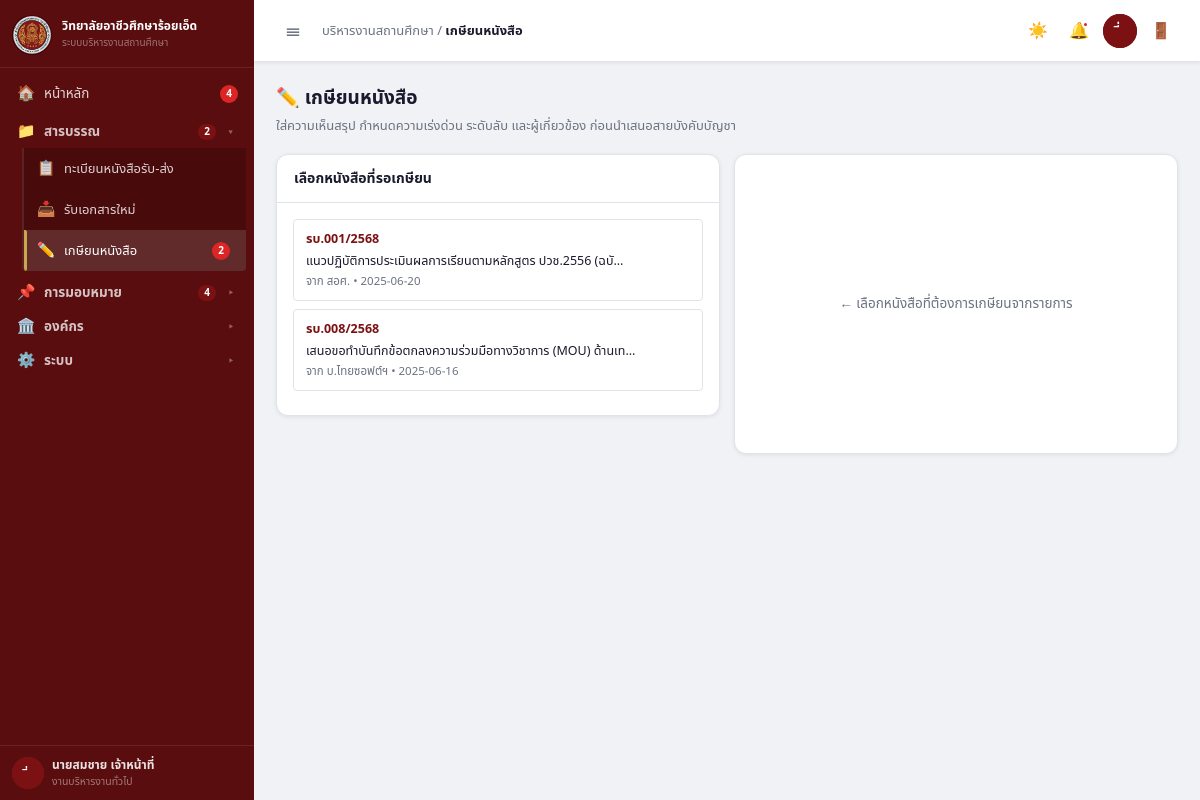
The app's page /?page=annotate (signed in) with its own data.
### tables this page shows
CREATE TABLE IF NOT EXISTS users (
  id         INT UNSIGNED AUTO_INCREMENT PRIMARY KEY,
  username   VARCHAR(50)  NOT NULL UNIQUE,
  password   VARCHAR(255) NOT NULL,
  name       VARCHAR(100) NOT NULL,
  nickname   VARCHAR(50)  DEFAULT '',
  title      VARCHAR(100) DEFAULT '',
  role       ENUM('admin','director','deputy','head','dept_head','teacher','staff') NOT NULL DEFAULT 'staff',
  dept       VARCHAR(150) DEFAULT '',
  active     TINYINT(1)   NOT NULL DEFAULT 1,
  email      VARCHAR(150) DEFAULT '',
  avatar     VARCHAR(255) DEFAULT '',
  created_at TIMESTAMP    NOT NULL DEFAULT CURRENT_TIMESTAMP
);

CREATE TABLE IF NOT EXISTS documents_in (
  id              INT UNSIGNED AUTO_INCREMENT PRIMARY KEY,
  doc_number      VARCHAR(40)  NOT NULL UNIQUE,
  received_date   DATE         NOT NULL,
  from_org        VARCHAR(250) NOT NULL,
  from_short      VARCHAR(80)  DEFAULT '',
  subject         TEXT         NOT NULL,
  doc_type        ENUM('ราชการ','เอกชน','บุคคล') NOT NULL DEFAULT 'ราชการ',
  pages           SMALLINT     DEFAULT 0,
  urgency         ENUM('normal','urgent','critical') NOT NULL DEFAULT 'normal',
  secrecy         ENUM('none','secret','top_secret') NOT NULL DEFAULT 'none',
  status          ENUM('pending_annotation','pending_deputy','pending_director','assigned','in_progress','done','blocked') NOT NULL DEFAULT 'pending_annotation',
  file_path       VARCHAR(500) DEFAULT NULL,
  annotation      TEXT         DEFAULT NULL,
  deputy_note     TEXT         DEFAULT NULL,
  director_note   TEXT         DEFAULT NULL,
  reply_text      TEXT         DEFAULT NULL,
  created_by      INT UNSIGNED DEFAULT NULL,
  created_at      TIMESTAMP    NOT NULL DEFAULT CURRENT_TIMESTAMP,
  updated_at      TIMESTAMP    NOT NULL DEFAULT CURRENT_TIMESTAMP ON UPDATE CURRENT_TIMESTAMP,
  FOREIGN KEY (created_by) REFERENCES users(id) ON DELETE SET NULL
);

### includes/db.php (called while the page is built, shortened)
<?php
function db(): PDO {
    static $pdo = null;
    if ($pdo === null) {
        $dsn = 'mysql:host=' . DB_HOST . ';port=' . DB_PORT . ';dbname=' . DB_NAME . ';charset=' . DB_CHARSET;
        $pdo = new PDO($dsn, DB_USER, DB_PASS, [
            PDO::ATTR_ERRMODE            => PDO::ERRMODE_EXCEPTION,
            PDO::ATTR_DEFAULT_FETCH_MODE => PDO::FETCH_ASSOC,
            PDO::ATTR_EMULATE_PREPARES   => false,
        ]);
    }
    return $pdo;
}
function query(string $sql, array $params = []): PDOStatement {
    $stmt = db()->prepare($sql);
    $stmt->execute($params);
    return $stmt;
}
function fetchAll(string $sql, array $params = []): array {
    return query($sql, $params)->fetchAll();
}
function fetchOne(string $sql, array $params = []): array|false {
    return query($sql, $params)->fetch();
}
function fetchValue(string $sql, array $params = []): mixed {
    return query($sql, $params)->fetchColumn();
}

### includes/auth.php (called while the page is built, shortened)
<?php
require_once __DIR__ . '/db.php';
function current_user(): array|false {
    return fetchOne('SELECT * FROM users WHERE id=? AND active=1', [$_SESSION['user_id']]);
}
function require_auth(): array {
    $user = current_user();
    return $user;
}

### pages/annotate.php (the view, shortened to what this page needs)
<?php
require_once __DIR__ . '/../includes/db.php';
require_once __DIR__ . '/../includes/functions.php';
$selId = (int)($_GET['id'] ?? 0);
$pending = fetchAll("SELECT * FROM documents_in WHERE status='pending_annotation' ORDER BY received_date DESC, id DESC");
$sel = $selId ? fetchOne('SELECT * FROM documents_in WHERE id=?', [$selId]) : null;
$DEPTS = ['ฝ่ายบริหารทรัพยากร','ฝ่ายยุทธศาสตร์และแผนงาน','ฝ่ายกิจการนักเรียน นักศึกษา','ฝ่ายวิชาการ',
          'งานบริหารงานทั่วไป','งานการเงิน','งานพัสดุ','งานทะเบียน'];
?>
<div class="pgh">
  <div class="pgt">✏️ เกษียนหนังสือ</div>
  <div class="pgs">ใส่ความเห็นสรุป กำหนดความเร่งด่วน ระดับลับ และผู้เกี่ยวข้อง ก่อนนำเสนอสายบังคับบัญชา</div>
</div>
<div class="g2">
  <div class="fxc g4x">
    <div class="card">
      <div class="ch"><span class="ct">เลือกหนังสือที่รอเกษียน</span></div>
      <div class="cb">
        <?php if (empty($pending)): ?>
          <div class="empty">✅ ไม่มีหนังสือรอเกษียน</div>
        <?php else: foreach ($pending as $d): ?>
          <a href="/rvc.rts/?page=annotate&id=<?= (int)$d['id'] ?>"
             style="display:block;padding:10px 12px;border-radius:var(--r2);border:1.5px solid <?= $sel && $sel['id']==$d['id'] ? 'var(--p)':'var(--bd)' ?>;background:<?= $sel && $sel['id']==$d['id'] ? 'var(--pbg)':'transparent' ?>;cursor:pointer;margin-bottom:8px;text-decoration:none;">
            <div style="font-weight:600;font-size:12.5px;color:var(--p)"><?= e($d['doc_number']) ?></div>
            <div style="font-size:12.5px;margin-top:3px;color:var(--tx)"><?= e(mb_substr($d['subject'],0,55,'UTF-8')) . (mb_strlen($d['subject'],'UTF-8')>55?'…':'') ?></div>
            <div style="font-size:11.5px;color:var(--tx2);margin-top:2px">จาก <?= e($d['from_short']?:$d['from_org']) ?> • <?= e($d['received_date']) ?></div>
          </a>
        <?php endforeach; endif ?>
      </div>
    </div>
  </div>
  <?php if ($sel): ?>
  <div class="card">
    <div class="ch"><span class="ct">เกษียนหนังสือ — <?= e($sel['doc_number']) ?></span></div>
    <div class="cb">
      <div id="ann-ok" class="alrt ai mb3" style="display:none">✅ บันทึกเกษียนเรียบร้อย และส่งรองฯ ฝ่ายบริหารฯ แล้ว</div>
      <div class="fg">
        <label class="fl">ความเห็น / สรุปเรื่อง (เกษียน) <span class="req">*</span></label>
        <textarea class="fc" id="ann-txt" style="min-height:110px" placeholder="เรียน รองฯ ฝ่ายบริหารฯ — ..."></textarea>
      </div>
      <div class="g2">
        <div class="fg">
          <label class="fl">ความเร่งด่วน</label>
          <select class="fc" id="ann-urg">
            <option value="normal">ปกติ</option>
            <option value="urgent">เร่งด่วน (3 วัน)</option>
            <option value="critical">ด่วนที่สุด (2 วัน)</option>
          </select>
        </div>
        <div class="fg">
          <label class="fl">ระดับความลับ</label>
          <select class="fc" id="ann-sec">
            <option value="none">ไม่ลับ</option>
            <option value="secret">ลับ</option>
            <option value="top_secret">ลับที่สุด</option>
          </select>
        </div>
      </div>
      <div class="fg">
        <label class="fl">กำหนดผู้เกี่ยวข้อง (ฝ่าย/งาน)</label>
        <select class="fc" id="dept-select2">
          <option value="">-- เลือกฝ่าย/งาน --</option>
          <?php foreach ($DEPTS as $d): ?>
            <option value="<?= e($d) ?>"><?= e($d) ?></option>
          <?php endforeach ?>
        </select>
        <div class="chips mt3" id="dept-chips2"></div>
        <input type="hidden" id="f-depts2">
      </div>
      <div class="dv"></div>
      <div class="fx g3x" style="justify-content:flex-end">
        <a class="btn bg" href="/rvc.rts/?page=annotate">ยกเลิก</a>
        <button class="btn bp" onclick="saveAnnotation(<?= (int)$sel['id'] ?>)">📤 บันทึกและส่งรองฯ</button>
      </div>
    </div>
  </div>
  <?php else: ?>
  <div class="card" style="display:flex;align-items:center;justify-content:center;min-height:300px">
    <div class="empty">← เลือกหนังสือที่ต้องการเกษียนจากรายการ</div>
  </div>
  <?php endif ?>
</div>

### includes/layout.php (shortened to what this page needs)
<?php
require_once __DIR__ . '/functions.php';
function renderHead(string $title = ''): void {
    $appName = APP_NAME;
    $pageTitle = $title ? "$title — $appName" : $appName;
    echo <<<HTML
<!DOCTYPE html>
<html lang="th">
<head>
<meta charset="utf-8">
<meta name="viewport" content="width=device-width,initial-scale=1">
<title>{$pageTitle}</title>
<link rel="stylesheet" href="/rvc.rts/assets/css/app.css">
</head>
HTML;
}
function renderShell(array $user, string $page, string $pageTitle, callable $content): void {
    require_once __DIR__ . '/auth.php';
    renderHead($pageTitle);
    $logo = '/rvc.rts/project/uploads/logo-1782108162561.png';
    $schoolName = SCHOOL_NAME;
    $appName = APP_NAME;
    $avImg = avatarHtml($user, '32px', '11px');
    $avImgHdr = avatarHtml($user, '34px', '12px');
    $uname = e($user['name']);
    $udept = e($user['dept']);
    require_once __DIR__ . '/db.php';
    $annCount  = (int)fetchValue("SELECT COUNT(*) FROM documents_in WHERE status='pending_annotation'");
    $taskCount = (int)fetchValue("SELECT COUNT(*) FROM tasks WHERE status != 'done'");
    $navGroups = [
        ['📁', 'สารบรรณ', [
            ['register', '📋', 'ทะเบียนหนังสือรับ-ส่ง', null],
            ['newdoc',   '📥', 'รับเอกสารใหม่', null],
            ['annotate', '✏️', 'เกษียนหนังสือ', $annCount ?: null],
        ]],
        ['📌', 'การมอบหมาย', [
            ['route',  '📤', 'เสนอ / มอบหมาย', null],
            ['tasks',  '📊', 'ติดตามงาน', $taskCount ?: null],
            ['reply',  '↩️', 'เกษียนตอบ / รายงาน', null],
        ]],
        ['🏛️', 'องค์กร', [
            ['orgchart', '🏢', 'โครงสร้างองค์กร', null],
        ]],
        ['⚙️', 'ระบบ', array_values(array_filter([
            ['settings', '⚙️', 'ตั้งค่าระบบ', null],
            $user['role'] === 'admin' ? ['users',  '👥', 'จัดการผู้ใช้งาน', null] : null,
            $user['role'] === 'admin' ? ['import', '🔄', 'โอนข้อมูลบุคลากร', null] : null,
            $user['role'] === 'admin' ? ['admin',  '🔧', 'จัดการระบบ (Admin)', null] : null,
        ]))],
    ];
    echo <<<HTML
<body>
<div class="rts" data-theme="light">
<div class="wrap">
<aside class="sb" id="sidebar">
  <div class="sb-brand">
    <img class="sb-logo" src="{$logo}" alt="logo" onerror="this.style.display='none'">
    <div class="sb-txt">
      <div class="sb-name">{$schoolName}</div>
      <div class="sb-sub">{$appName}</div>
    </div>
  </div>
  <nav class="sb-nav">
HTML;
    $cls = $page === 'dashboard' ? 'si act' : 'si';
    $bdg = $taskCount ? "<span class=\"si-bdg\">{$taskCount}</span>" : '<span class="si-bdg"></span>';
    echo "<a class=\"{$cls}\" href=\"/rvc.rts/?page=dashboard\"><span class=\"si-ico\">🏠</span><span class=\"si-lbl\">หน้าหลัก</span>{$bdg}</a>\n";
    $gIdx = 0;
    foreach ($navGroups as [$gIcon, $groupName, $items]) {
        $groupActive = false;
        $groupBadgeTotal = 0;
        foreach ($items as [$key, $icon, $label, $badge]) {
            if ($page === $key) $groupActive = true;
            $groupBadgeTotal += (int)$badge;
        }
        $openAttr = $groupActive ? ' open' : '';
        $gId      = 'sg-' . $gIdx++;
        $gBdgHtml = $groupBadgeTotal ? "<span class=\"sg-bdg\">{$groupBadgeTotal}</span>" : '';
        echo "<details class=\"sb-grp\"{$openAttr} id=\"{$gId}\">\n";
        echo "  <summary class=\"sb-sec-toggle\">\n";
        echo "    <span class=\"sb-grp-ico\">{$gIcon}</span>\n";
        echo "    <span class=\"sb-sec-lbl\">" . e($groupName) . "</span>\n";
        echo "    {$gBdgHtml}\n";
        echo "    <span class=\"sb-chv\"></span>\n";
        echo "  </summary>\n";
        echo "  <div class=\"sb-grp-items\">\n";
        foreach ($items as [$key, $icon, $label, $badge]) {
            $cls     = $page === $key ? 'si act' : 'si';
            $bdgHtml = $badge ? "<span class=\"si-bdg\">{$badge}</span>" : '<span class="si-bdg"></span>';
            echo "    <a class=\"{$cls}\" href=\"/rvc.rts/?page={$key}\"><span class=\"si-ico\">{$icon}</span><span class=\"si-lbl\">" . e($label) . "</span>{$bdgHtml}</a>\n";
        }
        echo "  </div>\n";
        echo "</details>\n";
    }
    echo <<<HTML
  </nav>
  <div class="sb-foot">
    <div class="sb-av">{$avImg}</div>
    <div class="sb-ui">
      <div class="sb-uname">{$uname}</div>
      <div class="sb-urole">{$udept}</div>
    </div>
  </div>
</aside>
<div class="main" id="main-content">
  <header class="hdr">
    <div class="htgl" id="sb-toggle">☰</div>
    <div class="hbc">บริหารงานสถานศึกษา / <strong>{$pageTitle}</strong></div>
    <div class="hact">
      <button class="hbtn" id="theme-btn" title="เปลี่ยนธีม">☀️</button>
      <button class="hbtn" title="การแจ้งเตือน">🔔<span class="ndot"></span></button>
      <div class="uav" title="{$uname}">{$avImgHdr}</div>
      <button class="hbtn" onclick="openModal('logout-modal')" title="ออกจากระบบ">🚪</button>
    </div>
  </header>
  <div class="pg" id="page-content">
HTML;
    $content();
    echo <<<HTML
  </div>
</div>
</div>
</div>
<div id="toast"></div>
<div class="ov hidden" id="logout-modal">
  <div class="mdl" style="max-width:360px;text-align:center">
    <div class="mb" style="padding:32px 24px 20px">
      <div style="font-size:48px;margin-bottom:12px">🚪</div>
      <div style="font-size:16px;font-weight:700;margin-bottom:8px">ออกจากระบบ</div>
      <div style="font-size:13.5px;color:var(--tx2)">คุณต้องการออกจากระบบใช่หรือไม่?</div>
    </div>
    <div class="mf" style="justify-content:center;gap:12px">
      <button class="btn bg" onclick="closeModal('logout-modal')">ยกเลิก</button>
      <a class="btn ber" href="/rvc.rts/logout.php">ออกจากระบบ</a>
    </div>
  </div>
</div>
HTML;
    echo <<<HTML
<script src="https://cdnjs.cloudflare.com/ajax/libs/pdf.js/3.11.174/pdf.min.js"></script>
<script>if(window.pdfjsLib) pdfjsLib.GlobalWorkerOptions.workerSrc='https://cdnjs.cloudflare.com/ajax/libs/pdf.js/3.11.174/pdf.worker.min.js';</script>
<script src="/rvc.rts/assets/js/app.js"></script>
</body>
</html>
HTML;
}

### records on screen
users: name "นายสมชาย เจ้าหน้าที่", dept "งานบริหารงานทั่วไป"
documents_in: doc_number "รบ.001/2568", subject "แนวปฏิบัติการประเมินผลการเรียนตามหลักสูตร ปวช.2556 (ฉบั", from_short "สอศ.", received_date "2025-06-20"
documents_in: doc_number "รบ.008/2568", subject "เสนอขอทำบันทึกข้อตกลงความร่วมมือทางวิชาการ (MOU) ด้านเท", from_short "บ.ไทยซอฟต์ฯ", received_date "2025-06-16"

### other values on screen
$schoolName "วิทยาลัยอาชีวศึกษาร้อยเอ็ด"
$appName "ระบบบริหารงานสถานศึกษา"
$taskCount "4"
$gIcon "📁"
$groupName "สารบรรณ"
$groupBadgeTotal "2"
$icon "📋"
$label "ทะเบียนหนังสือรับ-ส่ง"
$icon "📥"
$label "รับเอกสารใหม่"
$icon "✏️"
$label "เกษียนหนังสือ"
$badge "2"
$gIcon "📌"
$groupName "การมอบหมาย"
